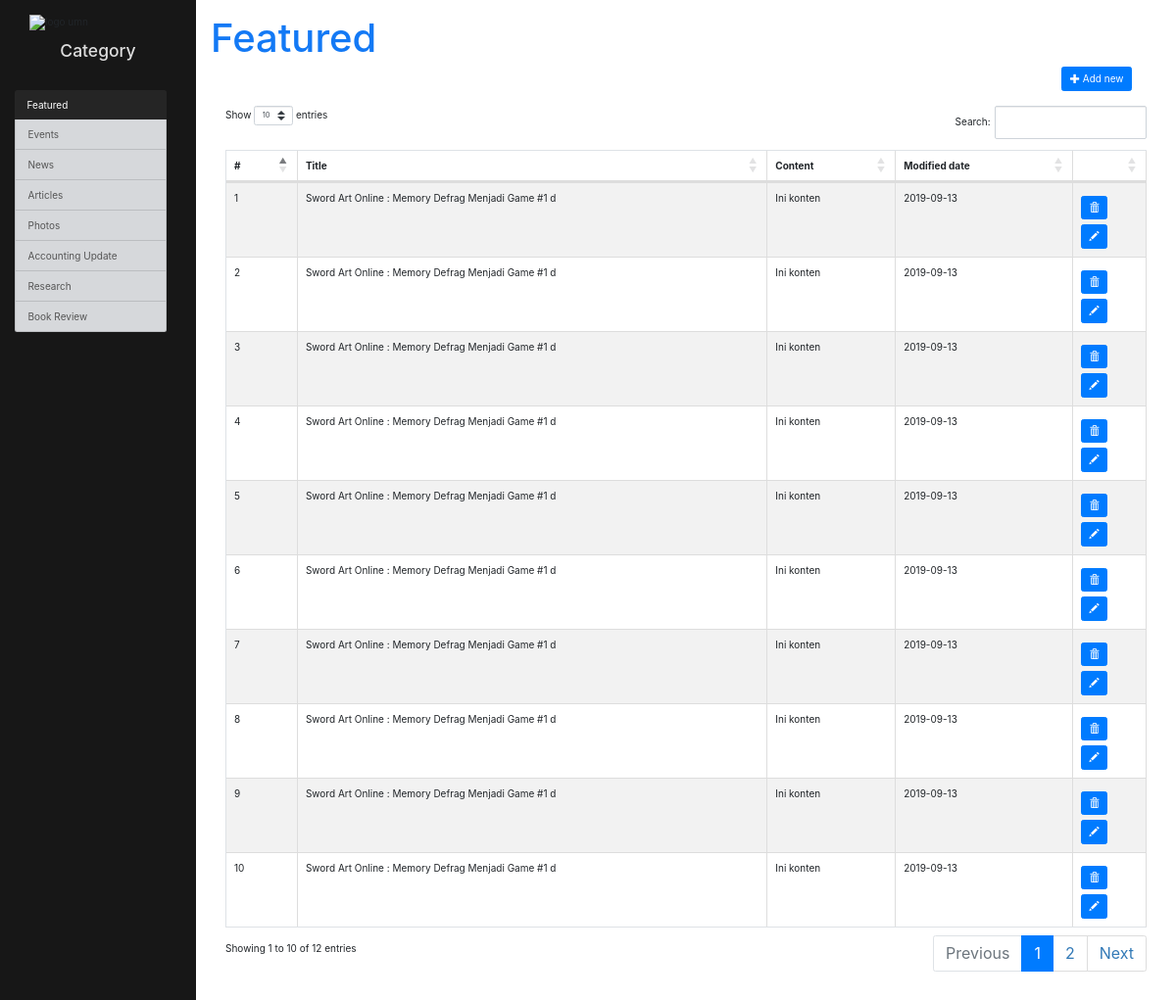
Screenshot of /backend/index.php with the database file from the repository.
### tables this page shows
CREATE TABLE `ms_category_featured` (
  `id` varchar(10) NOT NULL,
  `title` varchar(100) NOT NULL,
  `date` date NOT NULL,
  `publisher` varchar(20) NOT NULL,
  `cover_img` varchar(75) DEFAULT NULL,
  `content` varchar(5000) NOT NULL,
  `image_2` varchar(75) NOT NULL,
  `content_2` varchar(5000) NOT NULL,
  `image_3` varchar(75) NOT NULL,
  `content_3` varchar(5000) NOT NULL,
  `image_4` varchar(75) NOT NULL,
  `content_4` varchar(5000) NOT NULL,
  `image_5` varchar(75) NOT NULL,
  `content_5` varchar(5000) NOT NULL,
  `updated` tinyint(1) DEFAULT NULL
);

### include/databaseTable.php (called while the page is built, shortened)
<?php
    if($type == 'featured'){
        $tabelDatabase = "ms_category_featured";
    }
?>

### include/db_connection.php (called while the page is built, shortened)
<?php
    $count = 0;
?>

### backend/index.php (the view, shortened to what this page needs)
<?php
    include '../include/header.php';
    include '../include/db_connection.php';
    if(isset($_GET['type'])):
        $type = $db->real_escape_string($_GET['type']);
    else:
        $type= 'featured';
    endif;
    include '../include/databaseTable.php';
?>
<body>
    <div class="container-fluid m-0 p-0 h-100" id="cms">
        <div class="row m-0 p-0 justify-content-center">
            <div class="col-md-2 col-12 p-4 w-100" id="sidebar">
                <div class="container-fluid">
                    <div class="row justify-content-center mb-md-5">
                            <img src="http://adada.info/wp/wp-content/uploads/2017/06/umn-e1497107134312.png"
                                class="img-fluid col-5 col-md-12" alt="logo umn">
                            <h3 class=" m-0 mt-0 mt-md-3 white col-5 col-md-12 align-self-center text-center">Category</h3>
                        </div>
                        <div class="row justify-content-center">
                            <div class="list-group col-8 col-md-12">
                                <button id="featured"
                                    class="list-group-item list-group-item-action list-group-item-secondary type">Featured</button>
                                <button id="events"
                                    class="list-group-item list-group-item-action list-group-item-secondary type">Events</button>
                                <button id="news"
                                    class="list-group-item list-group-item-action list-group-item-secondary type">News</button>
                                <button id="articles"
                                    class="list-group-item list-group-item-action list-group-item-secondary type">Articles</button>
                                <button id="photos"
                                    class="list-group-item list-group-item-action list-group-item-secondary type">Photos</button>
                                <button id="accountingupdate"
                                    class="list-group-item list-group-item-action list-group-item-secondary type">Accounting Update</button>
                                <button id="research"
                                    class="list-group-item list-group-item-action list-group-item-secondary type">Research</button>
                                <button id="bookreview"
                                    class="list-group-item list-group-item-action list-group-item-secondary type">Book Review</button>
                            </div>
                        </div>
                    </div>
            </div>
            <div class="col-md-10 col-12 p-4" id="content">
                <div class="container">
                    <div class="row w-100">
                        <h1 class="title"><?=$type?></h1>
                    </div>
                    <div class="row justify-content-end w-100">
                        <form method="POST" action="addForm.php">
                            <button class="btn btn-primary" type="submit" name="createNew"><i class='glyphicon glyphicon-plus'></i> Add new</button>
                        </form>
                    </div>
                    <div class="row my-md-4 mx-0 justify-content-center w-100">
                        <table class="table table-hover table-striped table-bordered m-0 p-0" id="myTable"
                            style="width:100%">
                            <thead>
                                <th>#</th>
                                <th>Title</th>
                                <th>Content</th>
                                <th>Modified date</th>
                                <th></th>
                            </thead>
                            <tbody>
                                <?php
                            $query = "SELECT * FROM $tabelDatabase";
                            $result = $db->query($query);
                            while($row = $result->fetch_assoc()):
                                $count++;
                        ?>
                                <tr>
                                    <td><?=$count?></td>
                                    <td><?= substr($row['title'],0, 50)?></td>
                                    <td><?= substr($row['content'], 0, 150) ?></td>
                                    <td><?=$row['date']?></td>
                                    <td>
                                        <form action="./cms/delContent.php" method="POST">
                                            <button type="submit" class="btn btn-primary mt-2"><i class='glyphicon glyphicon-trash'></i></button>
                                        </form>
                                        <form action="updateForm.php" method="POST">
                                            <button class="btn btn-primary mt-2"><i class='glyphicon glyphicon-pencil'></i></button>
                                        </form>
                                    </td>
                                </tr>
                                <?php
                            endwhile;
                        ?>
                            </tbody>
                        </table>
                    </div>
                </div>
            </div>
        </div>
    </div>
</body>
</html>

### style.css (style rules this page uses)
#sidebar { background-color: #171717; }
.list-group-item.active, .list-group-item.active:hover { background-color: #252525 !important; border: none !important; }
.white { color: #dddddd; }
.title { text-transform: capitalize; }
h1 { font-size: 5vh; color: #1379f5; }

### rows the page displays
ms_category_featured: title "Sword Art Online : Memory Defrag Menjadi Game #1 d", content "Ini konten", date "2019-09-13"
ms_category_featured: title "Sword Art Online : Memory Defrag Menjadi Game #1 d", content "Ini konten", date "2019-09-13"
ms_category_featured: title "Sword Art Online : Memory Defrag Menjadi Game #1 d", content "Ini konten", date "2019-09-13"
ms_category_featured: title "Sword Art Online : Memory Defrag Menjadi Game #1 d", content "Ini konten", date "2019-09-13"
ms_category_featured: title "Sword Art Online : Memory Defrag Menjadi Game #1 d", content "Ini konten", date "2019-09-13"
ms_category_featured: title "Sword Art Online : Memory Defrag Menjadi Game #1 d", content "Ini konten", date "2019-09-13"
ms_category_featured: title "Sword Art Online : Memory Defrag Menjadi Game #1 d", content "Ini konten", date "2019-09-13"
ms_category_featured: title "Sword Art Online : Memory Defrag Menjadi Game #1 d", content "Ini konten", date "2019-09-13"
ms_category_featured: title "Sword Art Online : Memory Defrag Menjadi Game #1 d", content "Ini konten", date "2019-09-13"
ms_category_featured: title "Sword Art Online : Memory Defrag Menjadi Game #1 d", content "Ini konten", date "2019-09-13"

### other values shown
$type "Featured"
